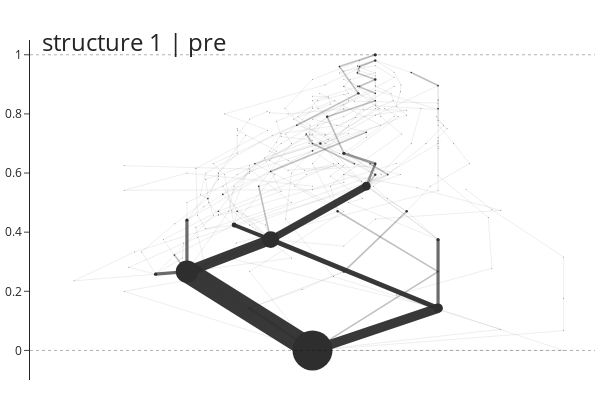
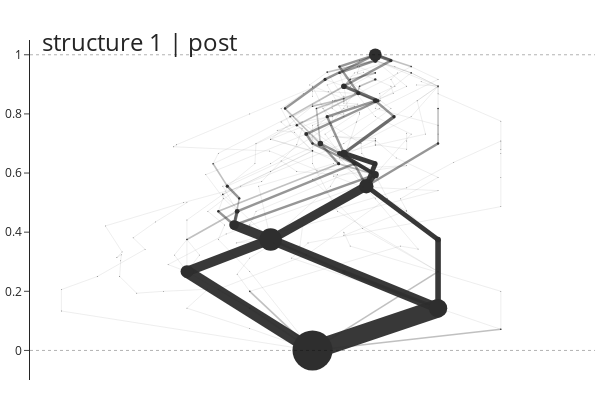
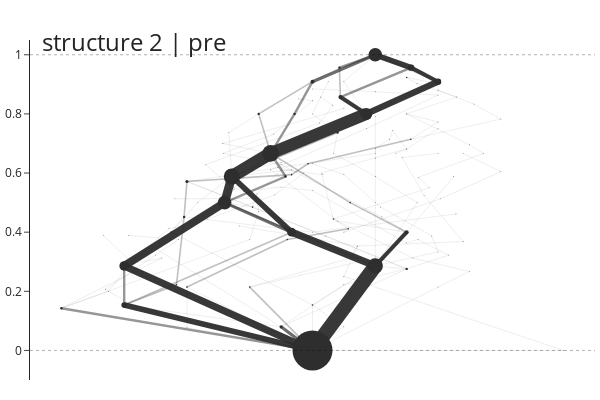
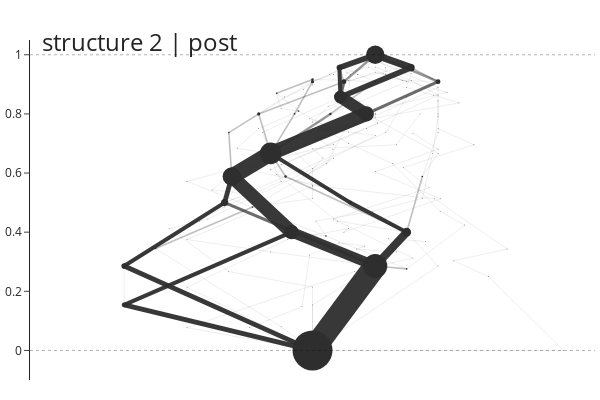

Notebook code for these charts, in order:
### Markdown cell above
### make trajectory graph

### Code cell
importlib.reload(g) ## reimport graph utils
phases = ['pre', 'post']
for this_target in targets:
    for this_phase in phases:
        g.plot_trajectory_graph(data = dfic, 
                                target = this_target, 
                                phase = this_phase, 
                                save=False, 
                                extension = 'test',
                                x_lower_bound = 4,
                                x_upper_bound = 13,
                                edge_width_scale_factor = 0.8,
                                node_size_scale_factor = 0.8)
